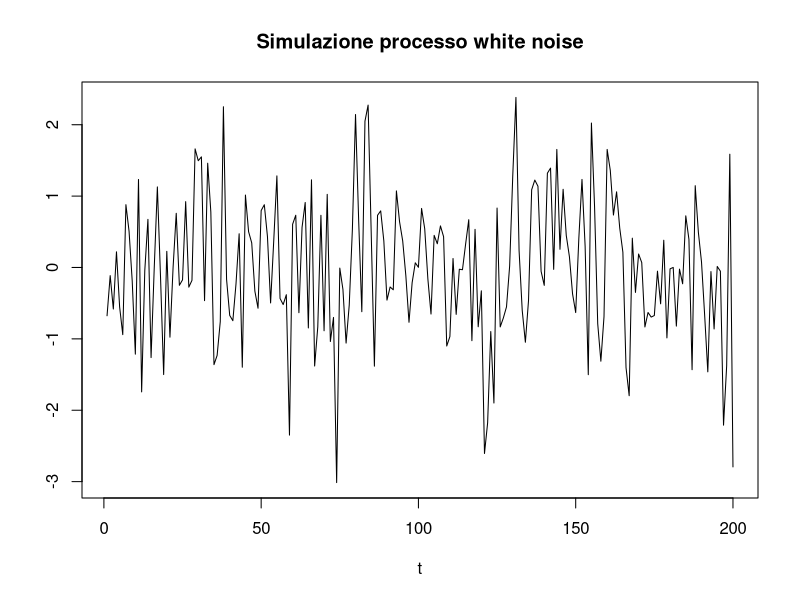
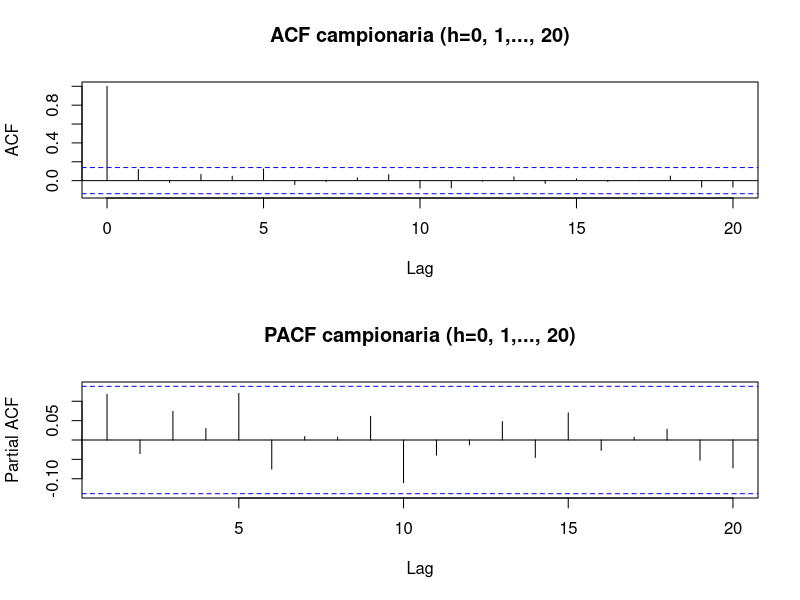
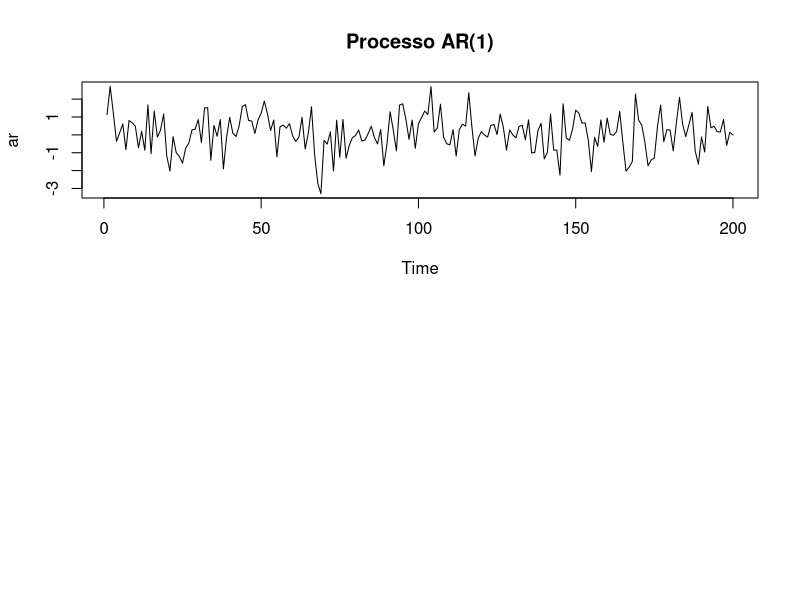
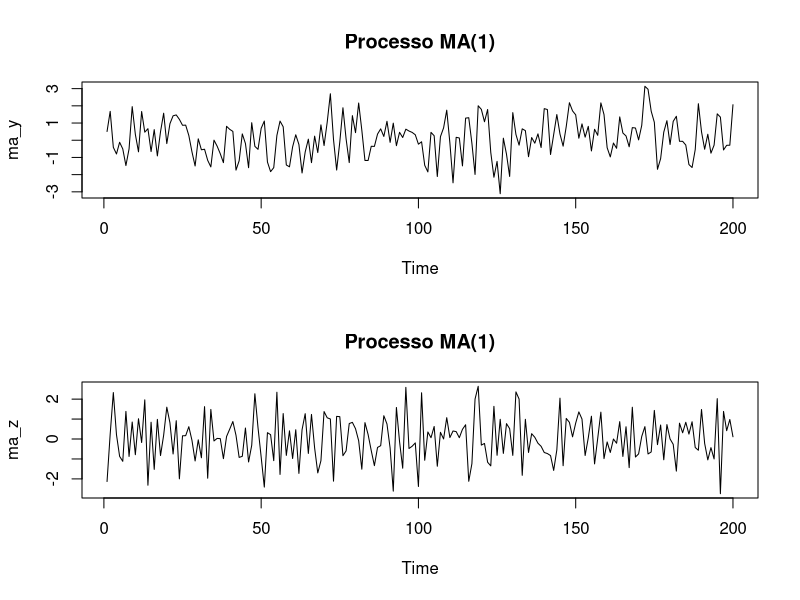
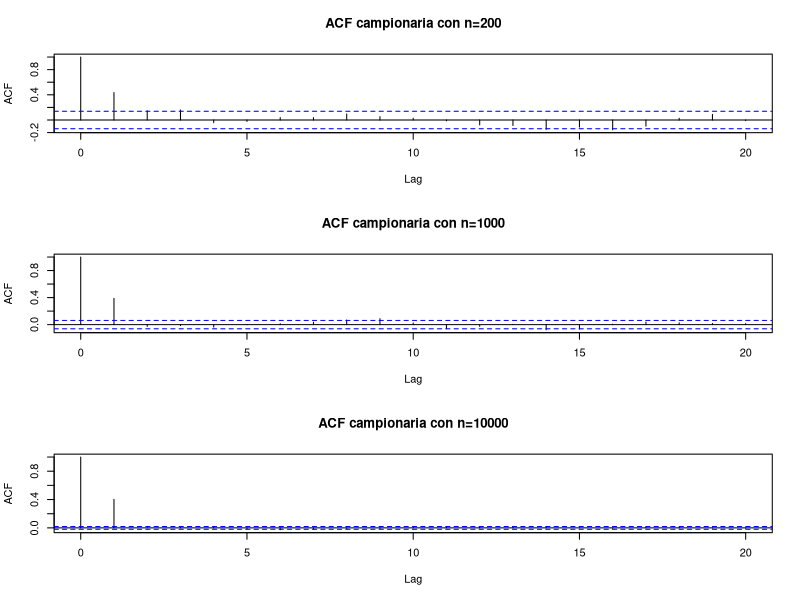
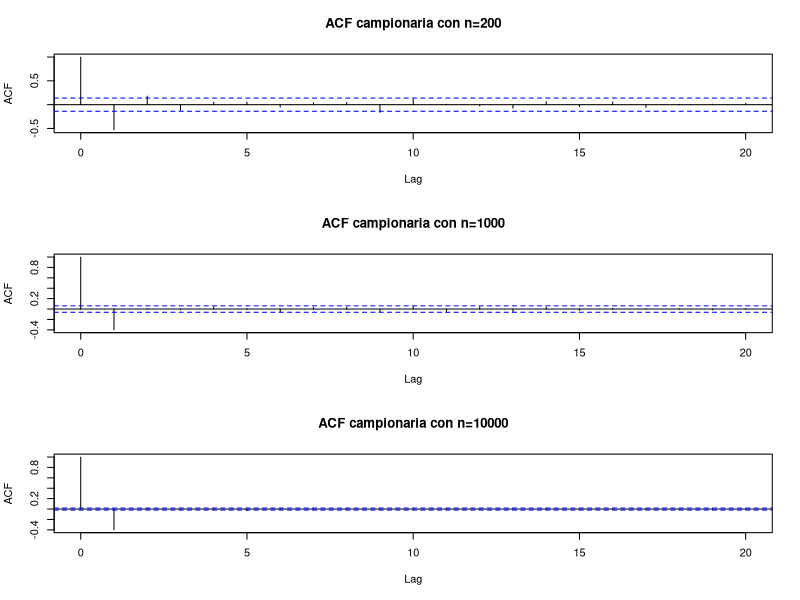

Write the R code that produced these figures, in order.
white_noise <- arima.sim(list(order=c(0,0,0)), n = 200)

plot(white_noise, ylab="", xlab="t", main="Simulazione processo white noise")

par(mfrow=c(2,1))
acf(white_noise, lag.max=20, main="ACF campionaria (h=0, 1,..., 20)")
pacf(white_noise, lag.max=20, main="PACF campionaria (h=0, 1,..., 20)")


ar <- arima.sim(list(order=c(1,0,0), ar=0.2), n = 200)
plot(ar, type="l", main="Processo AR(1)")

ma_y <- arima.sim(list(order=c(0,0,1), ma=0.5), n=200)
ma_z <- arima.sim(list(order=c(0,0,1), ma=-0.5), n=200)
par(mfrow=c(2,1))
plot(ma_y, type="l", main="Processo MA(1)")
plot(ma_z, type="l", main="Processo MA(1)")

ma_y1 <- arima.sim(list(order=c(0,0,1), ma=0.5), n=200)
ma_y2 <- arima.sim(list(order=c(0,0,1), ma=0.5), n=1000)
ma_y3 <- arima.sim(list(order=c(0,0,1), ma=0.5), n=10000)

par(mfrow=c(3,1))
acf(ma_y1, lag.max=20, main="ACF campionaria con n=200")
acf(ma_y2, lag.max=20, main="ACF campionaria con n=1000")
acf(ma_y3, lag.max=20, main="ACF campionaria con n=10000")

ma_z1 <- arima.sim(list(order=c(0,0,1), ma=-0.5), n=200)
ma_z2 <- arima.sim(list(order=c(0,0,1), ma=-0.5), n=1000)
ma_z3 <- arima.sim(list(order=c(0,0,1), ma=-0.5), n=10000)

par(mfrow=c(3,1))
acf(ma_z1, lag.max=20, main="ACF campionaria con n=200")
acf(ma_z2, lag.max=20, main="ACF campionaria con n=1000")
acf(ma_z3, lag.max=20, main="ACF campionaria con n=10000")

exact_acf_y <- ARMAacf(ar=0, ma=0.5)
exact_acf_z <- ARMAacf(ar=0, ma=-0.5)
exact_acf_y
exact_acf_z

exact_acf_x <- ARMAacf(ar=0, ma=c(0.2, -0.15, 0.2), lag.max=10)
exact_acf_x